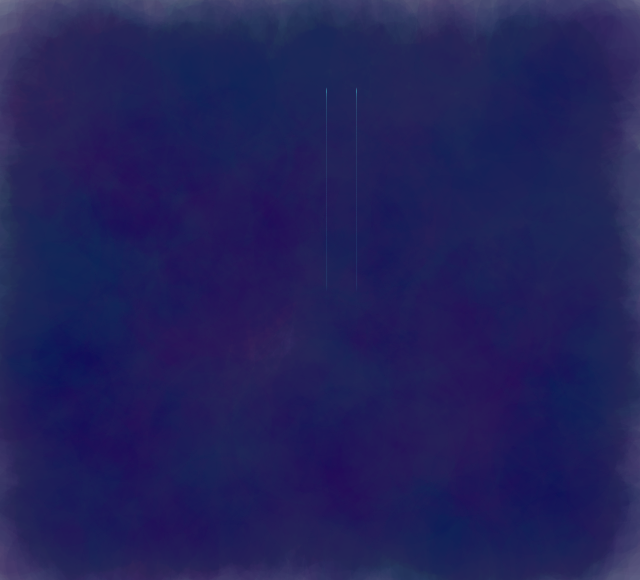
Frame 1 (no input)
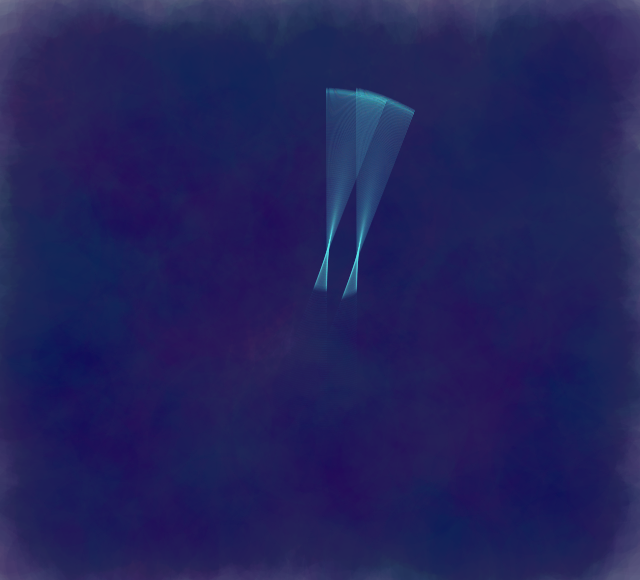
Frame 60 (the mouse pressed at the canvas centre just before this capture)
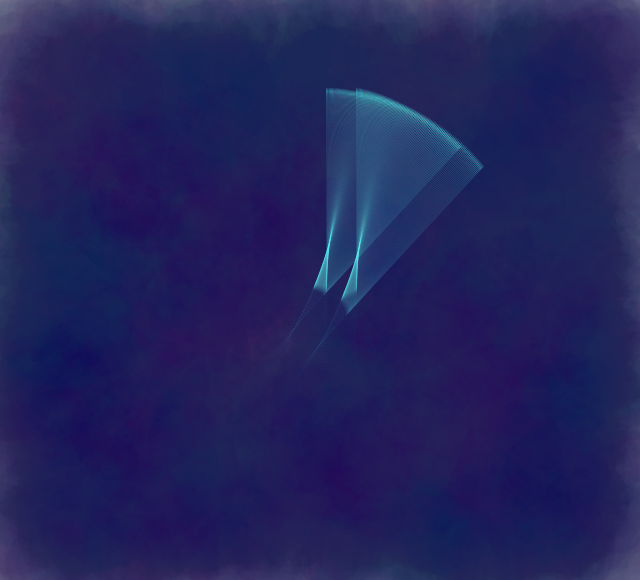
Frame 120 (the mouse held since frame 60 and released just before this capture)

The Processing sketch that drew these frames (run headless with seeded random() and noise(); from frame 60 on, the mouse is pressed at the canvas centre):

// Processing sketch: processing_practice_280518_sincos
// ── processing_practice_280518_sincos.pde
int NUM = 512;

void setup(){
  size(640, 580);
  colorMode(HSB,120, 206, 256);
  noStroke();
  //background(0);
  frameRate(60);
  
  for (int i = 0; i < 2200; i++) {
  pushMatrix();
  translate(random(width), random(height));
  rotate(random(PI/2));
  scale(random(5, 20));
  fill(random(60, 100), 200, 70, 10);
  ellipse(0, 0, 10, 10);
  popMatrix();
}
}

float inc = 0.0;

float a = 0.0;
float b = 0.0;
float c = 0.0;

float ar = 0.0;
float br = 0.0;
float cr = 0.0;

void draw(){
   
  // blendMode(BLEND);
  fill(200);
  rect(0,0,width,height);
  // blendMode(ADD);
  
  translate(width / 2, height / 2);
  
  drawParticleAndPath(color(60, 120, 255, 8), color(255, 0, 0), a, ar);
  drawParticleAndPath(color(60, 50, 255, 10), color(0, 255, 0), b, br);
  drawParticleAndPath(color(40, 20, 255, 10), color(0, 0, 255), c, cr);
  
  a += .05;
  b += .05;
  c += .05;
  
  ar += 0.0015625*2;//pi/2の１００分の１
  br += 0.0015625;
  cr += 0.0015625;
  
  inc += 0.0015625;
}

void drawParticleAndPath(color cb, color ca, float ra, float rb) {  
  rotate(rb*2);
  
  // draw the path
  for(int i = 0; i < NUM; i++){
    float angle = i * TWO_PI / NUM;
    float v = pow(abs(sin(angle / 5)), 3);
    float r = map(v, 0, 1, 0.0, 10);
    fill(cb);
    ellipse((200 * cos(a)) / 30, 200 * sin(angle), r/10,r);
    ellipse(((200 * cos(a)) / 30)+30, 200 * sin(angle), r/10,r);
    //ellipse(((20 * cos(a)) / 30)+30, (20 * sin(angle))+10, r/10,r);
    //ellipse(100+(300 * cos(2*a)) / 30, 100+300 * sin(angle), r/10/50, r/50);
  }
  
   for(int i = 0; i < NUM; i++){
    float angle = i * TWO_PI / NUM;
    float v = pow(abs(sin(angle / 5)), 3);
    float r = map(v, 0, 1, 0.0, 10);
    fill(cb);
    ellipse((20 * cos(3*a)) / 30, (20 * sin(angle)), r/5,r);
    translate(100,50);
    //ellipse(100+(300 * cos(2*a)) / 30, 100+300 * sin(angle), r/10/50, r/50);
  } 
 
  if(a >= TWO_PI) a = 0;
  
  // draw the moving particle
  float v = pow(abs(sin(ra/2)), 4);
  float r = map(v, 0, 1, 0.5, 10);
  fill(ca);
  //ellipse((150 * cos(a)) / 2, 150 * sin(a), r * 2, r * 2);
}
